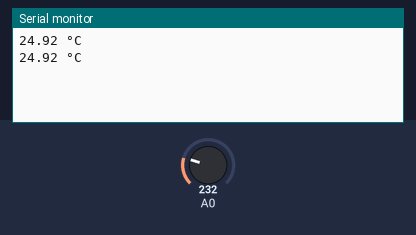
Recording of a sketch running on a simulated Arduino Uno, built with avr-gcc and run on an emulated ATmega328P. Shown: the last lines printed to the serial monitor. Inputs (shaded band) come from the test bench; at power-on: A0 = 232.

Above: at 1.8 s.
1.9 s: A0 set to 250
At 2.8 s:
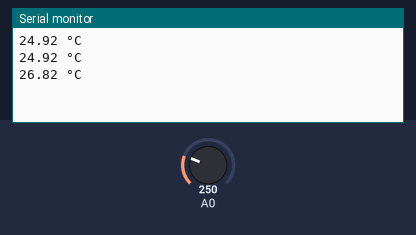
3.4 s: A0 set to 266
At 4.8 s:
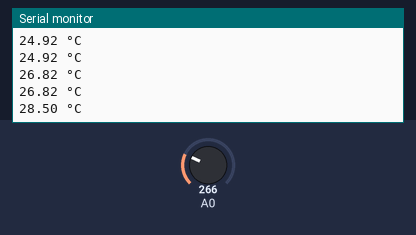
Timing chart, 0 to 6.4 s (numbered marks = the images above; inputs shaded):
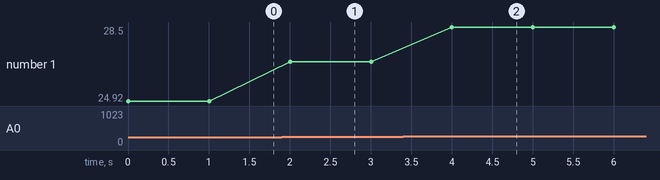

The sketch:

Termometro_con_Arduino.ino
```cpp
/* El siguiente programa cuenta con el factor de corrección para calibrar la medición real de la temperatura, con un sensor LM35.
 *
 *  En primer instancia se comparó la temperatura del agua medida con el LM35 y con un termómetro real.
 *
 *  Se usó la referencia análoga interna, y se ontuvo un factor de referencia de 1.078, obteniendo que cuando el sensor recibía 0.87 V, arrojaba en el monitor serial un a lectura de 380 (en promedio).
 *
 *  Por: Garduño Hernández Jazmín y Paredes Rocha J. Emmanuel
 */

int lecad; //variable para leer el estado analógico
float voltaje; //varibale para voltaje
float temp; //variable para temperatura

void setup() {
  Serial.begin(9600); //para iniciar el lector de los datos que recibe el puerto Serial

  while(!Serial); //Espera hasta que el puerto Serial reciba datos

  analogReference(INTERNAL); //para usar el factor de corrección obtenido al trasformar lectura AD a voltaje


}

void loop() {
  //Primero el Arduino recibe la señal analógica y la convierte a digital con una memoria de 2^10 bits.
  lecad = analogRead(0); //lee la señal analógica en el Pin(A0) y la convierte a digital, arroja datos de 0 a 1023
  voltaje = lecad*(1.078/1024); //hace la conversión de la señal digital a voltaje con el factor de corrección (Por ello es necesario la línea 19).
  temp = (voltaje / 0.01); //convierte el voltaje obtenido en temperatura
  //Serial.println(lecad); //imprime los datos en pantalla recibidos del puerto Serial en voltaje
  //Serial.println(" V"); //para imprimir las unidades de voltaje en el monitor Serial
  Serial.print(temp + 0.5); //imprime los datos en pantalla recibidos del puerto Serial en temperatura    **Se corrige el medio grado, por incertidumbre del LM35**
  Serial.println(" °C"); //imprime las unidades temperatura después de los datos
  delay(1000); //controla que cada segundo arroje un dato
}
```

Measured:
- after the input at 1.9 s, the serial monitor: prints a new line after 0.10 s (image 1)
- after the input at 3.4 s, the serial monitor: prints a new line after 0.60 s (image 2)
- plotted number 1: 24.92 → 26.82 after the input at 1.9 s, 26.82 → 28.5 after the input at 3.4 s
